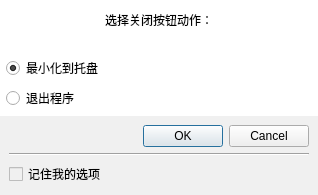
<?xml version="1.0" encoding="UTF-8"?>
<ui version="4.0">
 <class>trayQuestionDialog</class>
 <widget class="QDialog" name="trayQuestionDialog">
  <property name="windowModality">
   <enum>Qt::ApplicationModal</enum>
  </property>
  <property name="geometry">
   <rect>
    <x>0</x>
    <y>0</y>
    <width>318</width>
    <height>195</height>
   </rect>
  </property>
  <property name="sizeIncrement">
   <size>
    <width>305</width>
    <height>190</height>
   </size>
  </property>
  <property name="baseSize">
   <size>
    <width>305</width>
    <height>190</height>
   </size>
  </property>
  <property name="windowTitle">
   <string>关闭提示</string>
  </property>
  <property name="windowIcon">
   <iconset resource="source.qrc">
    <normaloff>:/图标/icon.ico</normaloff>:/图标/icon.ico</iconset>
  </property>
  <property name="styleSheet">
   <string notr="true">background-color:rgb(255, 255, 255)</string>
  </property>
  <layout class="QVBoxLayout" name="verticalLayout">
   <property name="leftMargin">
    <number>0</number>
   </property>
   <property name="rightMargin">
    <number>0</number>
   </property>
   <property name="bottomMargin">
    <number>0</number>
   </property>
   <item>
    <layout class="QGridLayout" name="gridLayout">
     <item row="3" column="3">
      <spacer name="horizontalSpacer_4">
       <property name="orientation">
        <enum>Qt::Horizontal</enum>
       </property>
       <property name="sizeHint" stdset="0">
        <size>
         <width>40</width>
         <height>20</height>
        </size>
       </property>
      </spacer>
     </item>
     <item row="1" column="1" colspan="3">
      <spacer name="verticalSpacer">
       <property name="orientation">
        <enum>Qt::Vertical</enum>
       </property>
       <property name="sizeHint" stdset="0">
        <size>
         <width>20</width>
         <height>40</height>
        </size>
       </property>
      </spacer>
     </item>
     <item row="2" column="3">
      <spacer name="horizontalSpacer_3">
       <property name="orientation">
        <enum>Qt::Horizontal</enum>
       </property>
       <property name="sizeHint" stdset="0">
        <size>
         <width>40</width>
         <height>20</height>
        </size>
       </property>
      </spacer>
     </item>
     <item row="0" column="0" colspan="4">
      <widget class="QLabel" name="label">
       <property name="text">
        <string>选择关闭按钮动作：</string>
       </property>
       <property name="alignment">
        <set>Qt::AlignCenter</set>
       </property>
      </widget>
     </item>
     <item row="3" column="1" colspan="2">
      <widget class="QRadioButton" name="exitRadioButton">
       <property name="text">
        <string>退出程序</string>
       </property>
      </widget>
     </item>
     <item row="2" column="1" colspan="2">
      <widget class="QRadioButton" name="trayRadioButton">
       <property name="text">
        <string>最小化到托盘</string>
       </property>
       <property name="checked">
        <bool>true</bool>
       </property>
      </widget>
     </item>
    </layout>
   </item>
   <item>
    <widget class="QWidget" name="widget" native="true">
     <property name="styleSheet">
      <string notr="true">background-color: rgb(240, 240, 240);
</string>
     </property>
     <layout class="QGridLayout" name="gridLayout_4">
      <item row="2" column="0">
       <widget class="QCheckBox" name="remCheckBox">
        <property name="text">
         <string>记住我的选项</string>
        </property>
       </widget>
      </item>
      <item row="0" column="0">
       <widget class="QDialogButtonBox" name="buttonBox">
        <property name="standardButtons">
         <set>QDialogButtonBox::Cancel|QDialogButtonBox::Ok</set>
        </property>
       </widget>
      </item>
      <item row="1" column="0">
       <widget class="Line" name="line">
        <property name="orientation">
         <enum>Qt::Horizontal</enum>
        </property>
       </widget>
      </item>
     </layout>
    </widget>
   </item>
  </layout>
 </widget>
 <resources>
  <include location="source.qrc"/>
 </resources>
 <connections>
  <connection>
   <sender>buttonBox</sender>
   <signal>accepted()</signal>
   <receiver>trayQuestionDialog</receiver>
   <slot>accept()</slot>
   <hints>
    <hint type="sourcelabel">
     <x>157</x>
     <y>134</y>
    </hint>
    <hint type="destinationlabel">
     <x>191</x>
     <y>4</y>
    </hint>
   </hints>
  </connection>
  <connection>
   <sender>buttonBox</sender>
   <signal>rejected()</signal>
   <receiver>trayQuestionDialog</receiver>
   <slot>reject()</slot>
   <hints>
    <hint type="sourcelabel">
     <x>251</x>
     <y>131</y>
    </hint>
    <hint type="destinationlabel">
     <x>283</x>
     <y>11</y>
    </hint>
   </hints>
  </connection>
 </connections>
</ui>
